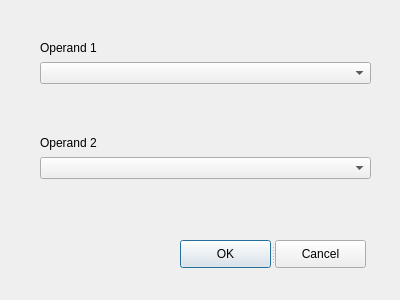
<?xml version="1.0" encoding="UTF-8"?>
<ui version="4.0">
 <class>AddDialog</class>
 <widget class="QDialog" name="AddDialog">
  <property name="geometry">
   <rect>
    <x>0</x>
    <y>0</y>
    <width>400</width>
    <height>300</height>
   </rect>
  </property>
  <property name="windowTitle">
   <string>Dialog</string>
  </property>
  <widget class="QSplitter" name="splitter">
   <property name="geometry">
    <rect>
     <x>180</x>
     <y>240</y>
     <width>186</width>
     <height>28</height>
    </rect>
   </property>
   <property name="orientation">
    <enum>Qt::Horizontal</enum>
   </property>
   <widget class="QPushButton" name="pushOK_2">
    <property name="text">
     <string>OK</string>
    </property>
   </widget>
   <widget class="QPushButton" name="pushCancel_2">
    <property name="text">
     <string>Cancel</string>
    </property>
   </widget>
  </widget>
  <widget class="QWidget" name="">
   <property name="geometry">
    <rect>
     <x>40</x>
     <y>40</y>
     <width>331</width>
     <height>161</height>
    </rect>
   </property>
   <layout class="QVBoxLayout" name="verticalLayout">
    <item>
     <widget class="QLabel" name="label_4">
      <property name="text">
       <string>Operand 1</string>
      </property>
     </widget>
    </item>
    <item>
     <widget class="QComboBox" name="comboBox"/>
    </item>
    <item>
     <widget class="QLabel" name="labelOperand1">
      <property name="text">
       <string/>
      </property>
     </widget>
    </item>
    <item>
     <widget class="QLabel" name="label_5">
      <property name="text">
       <string/>
      </property>
     </widget>
    </item>
    <item>
     <widget class="QLabel" name="label_2">
      <property name="text">
       <string>Operand 2</string>
      </property>
     </widget>
    </item>
    <item>
     <widget class="QComboBox" name="comboBox_2"/>
    </item>
    <item>
     <widget class="QLabel" name="labelOperand2">
      <property name="text">
       <string/>
      </property>
     </widget>
    </item>
   </layout>
  </widget>
 </widget>
 <resources/>
 <connections>
  <connection>
   <sender>pushCancel_2</sender>
   <signal>clicked()</signal>
   <receiver>AddDialog</receiver>
   <slot>close()</slot>
   <hints>
    <hint type="sourcelabel">
     <x>322</x>
     <y>246</y>
    </hint>
    <hint type="destinationlabel">
     <x>328</x>
     <y>282</y>
    </hint>
   </hints>
  </connection>
 </connections>
</ui>
